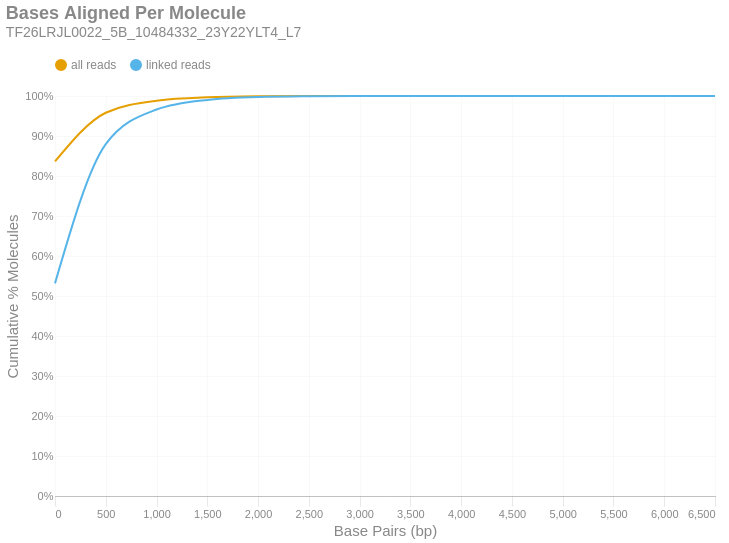

The code cell stored with this chart in its notebook:
### Markdown cell above
### Bases Aligned Per Molecule
This is a cumulative frequency distribution showing the number of base pairs aligned per unique molecule. These data are shown in 500 bp bins. There are two distributions: one with `all reads` (yellow) and another with only `linked reads` (blue). The percent of molecules in the `linked reads` distribution is relative to the total number of linked molecules.

### Code cell
if SKIPLR:
    print_html(f"Skipped")
else:
    binned_df = consolidated_hist(valids['aligned_bp'], mask, 500, True)
    with SafeRender(binned_df):
        (
            density_plot(binned_df, 'Bases Aligned Per Molecule', samplename, 'basesper')
            .encode(
                x=alt.X('bin:Q', title="Base Pairs (bp)").axis(tickMinStep=500).scale(padding=0),
                y=alt.Y('value:Q', title='Cumulative % Molecules')
                    .axis(format='%')
                    .scale(domain = [0,1])
                    .stack(False),
                color=alt.Color("key:N").scale(domain = ["all reads", "linked reads"]),
                tooltip = [
                    alt.Tooltip("key:N", title = "Data Type"),
                    alt.Tooltip("range_label:N", title="Bases Aligned Per Molecule"),
                    alt.Tooltip("value:Q", format = ".2%", title="% Molecules (Cum.)")
                ]
            )
        ).display()

### Figure 1 — Vega-Lite specification as saved in the notebook (floating-point values rounded to 4 significant figures)
{"width": "container", "height": 400, "config": {"title": {"anchor": "start", "dy": -15, "fontSize": 18, "color": "#888888", "subtitleColor": "#888888", "subtitleFontSize": 14}, "arc": {"fill": "#0072B2"}, "axis": {"domainColor": "#888888", "domainWidth": 0.5, "gridWidth": 0.2, "grid": false, "titleFontWeight": 400, "titleFontSize": 15, "labelFontSize": 11, "labelColor": "#888888", "tickColor": "#888888", "tickWidth": 0.2, "titleColor": "#888888"}, "axisBand": {"grid": false}, "axisX": {"grid": true, "tickSize": 10, "domainCap": "round"}, "axisY": {"domain": false, "grid": true, "tickSize": 0, "domainCap": "round"}, "background": "transparent", "header": {"labelFontSize": 15, "labelColor": "#888888", "titleFontSize": 15, "titleFontWeight": 600, "titleColor": "#888888"}, "legend": {"labelFont": "sans-serif", "labelFontSize": 12, "labelColor": "#888888", "symbolSize": 100, "symbolType": "circle", "titleFontSize": 12, "titlePadding": 10, "titleColor": "#888888", "title": null, "orient": "top"}, "range": {"category": ["#E69F00", "#56B4E9", "#009E73", "#F0E442", "#0072B2", "#D55E00", "#CC79A7", "#000000"], "diverging": ["#cfe8f3", "#a2d4ec", "#73bfe2", "#46abdb", "#1696d2", "#12719e"]}, "area": {"fill": "#0072B2", "fillOpacity": 0.7, "line": true, "strokeOpacity": 0.7}, "line": {"color": "#0072B2", "stroke": "#0072B2", "strokeWidth": 2}, "trail": {"color": "#0072B2", "stroke": "#0072B2", "strokeWidth": 0, "size": 1}, "point": {"filled": true, "fillOpacity": 1.0, "size": 95}, "text": {"color": "#888888", "fontSize": 11, "align": "right", "fontWeight": 400, "size": 11}, "bar": {"fill": "#0072B2", "stroke": null}, "view": {"stroke": null, "continuousWidth": 660, "continuousHeight": 400}}, "data": {"name": "data-65ad09bf837928f312bc92562cdd77a8"}, "mark": {"type": "line", "interpolate": "monotone", "point": {"opacity": 0, "size": 275}}, "encoding": {"color": {"field": "key", "scale": {"domain": ["all reads", "linked reads"]}, "type": "nominal"}, "tooltip": [{"field": "key", "title": "Data Type", "type": "nominal"}, {"field": "range_label", "title": "Bases Aligned Per Molecule", "type": "nominal"}, {"field": "value", "format": ".2%", "title": "% Molecules (Cum.)", "type": "quantitative"}], "x": {"axis": {"tickMinStep": 500}, "field": "bin", "scale": {"padding": 0}, "title": "Base Pairs (bp)", "type": "quantitative"}, "y": {"axis": {"format": "%"}, "field": "value", "scale": {"domain": [0, 1]}, "stack": false, "title": "Cumulative % Molecules", "type": "quantitative"}}, "params": [{"name": "param_c36ac31b6afebe62", "select": {"type": "point", "fields": ["key"]}, "bind": "legend"}], "title": {"text": "Bases Aligned Per Molecule", "subtitle": "TF26LRJL0022_5B_10484332_23Y22YLT4_L7"}, "transform": [{"fold": ["all reads (cumsum)", "linked reads (cumsum)"]}, {"calculate": "replace(datum.key, ' (cumsum)', '')", "as": "key"}, {"filter": {"param": "param_c36ac31b6afebe62"}}], "usermeta": {"embedOptions": {"downloadFileName": "TF26LRJL0022_5B_10484332_23Y22YLT4_L7.basesper"}}, "$schema": "https://vega.github.io/schema/vega-lite/v6.4.1.json", "datasets": {"data-65ad09bf837928f312bc92562cdd77a8": [{"bin": "0.0", "interval": "0.0-500.0", "all reads": 0.8364, "linked reads": 0.5315, "all reads (cumsum)": 0.8364, "linked reads (cumsum)": 0.5315, "range_label": "0-499"}, {"bin": "500.0", "interval": "500.0-1000.0", "all reads": 0.1217, "linked reads": 0.348, "all reads (cumsum)": 0.9582, "linked reads (cumsum)": 0.8795, "range_label": "500-999"}, {"bin": "1000.0", "interval": "1000.0-1500.0", "all reads": 0.03007, "linked reads": 0.08657, "all reads (cumsum)": 0.9882, "linked reads (cumsum)": 0.9661, "range_label": "1000-1499"}, {"bin": "1500.0", "interval": "1500.0-2000.0", "all reads": 0.008381, "linked reads": 0.02413, "all reads (cumsum)": 0.9966, "linked reads (cumsum)": 0.9902, "range_label": "1500-1999"}, {"bin": "2000.0", "interval": "2000.0-2500.0", "all reads": 0.002487, "linked reads": 0.007162, "all reads (cumsum)": 0.9991, "linked reads (cumsum)": 0.9974, "range_label": "2000-2499"}, {"bin": "2500.0", "interval": "2500.0-3000.0", "all reads": 0.0006267, "linked reads": 0.001804, "all reads (cumsum)": 0.9997, "linked reads (cumsum)": 0.9992, "range_label": "2500-2999"}, {"bin": "3000.0", "interval": "3000.0-3500.0", "all reads": 0.0001831, "linked reads": 0.0005271, "all reads (cumsum)": 0.9999, "linked reads (cumsum)": 0.9997, "range_label": "3000-3499"}, {"bin": "3500.0", "interval": "3500.0-4000.0", "all reads": 5.97e-05, "linked reads": 0.0001719, "all reads (cumsum)": 1.0, "linked reads (cumsum)": 0.9999, "range_label": "3500-3999"}, {"bin": "4000.0", "interval": "4000.0-4500.0", "all reads": 2.051e-05, "linked reads": 5.906e-05, "all reads (cumsum)": 1.0, "linked reads (cumsum)": 1.0, "range_label": "4000-4499"}, {"bin": "4500.0", "interval": "4500.0-5000.0", "all reads": 7.041e-06, "linked reads": 2.027e-05, "all reads (cumsum)": 1.0, "linked reads (cumsum)": 1.0, "range_label": "4500-4999"}, {"bin": "5000.0", "interval": "5000.0-5500.0", "all reads": 2.143e-06, "linked reads": 6.17e-06, "all reads (cumsum)": 1.0, "linked reads (cumsum)": 1.0, "range_label": "5000-5499"}, {"bin": "5500.0", "interval": "5500.0-6000.0", "all reads": 9.184e-07, "linked reads": 2.644e-06, "all reads (cumsum)": 1.0, "linked reads (cumsum)": 1.0, "range_label": "5500-5999"}, {"bin": "6000.0", "interval": "6000.0-6500.0", "all reads": 6.123e-07, "linked reads": 1.763e-06, "all reads (cumsum)": 1.0, "linked reads (cumsum)": 1.0, "range_label": "6000-6499"}, {"bin": "6500.0", "interval": "6500.0-7000.0", "all reads": 6.123e-07, "linked reads": 1.763e-06, "all reads (cumsum)": 1.0, "linked reads (cumsum)": 1.0, "range_label": "6500-6999"}]}}
